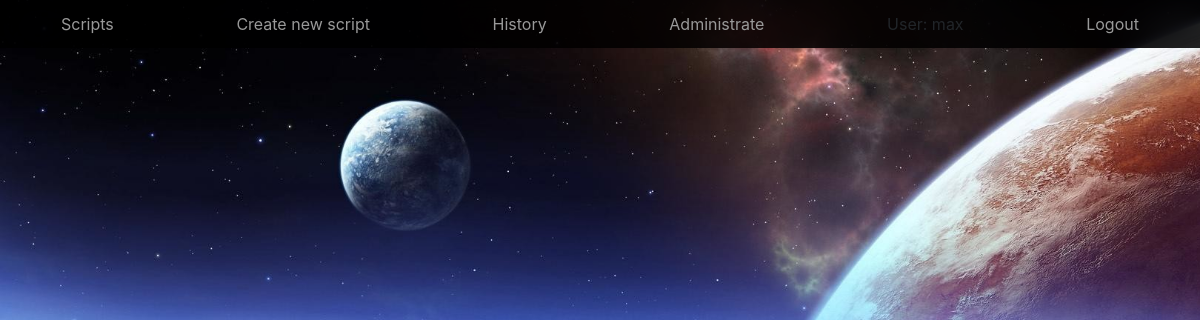
The page /history/ (signed in) on the database as committed earlier.
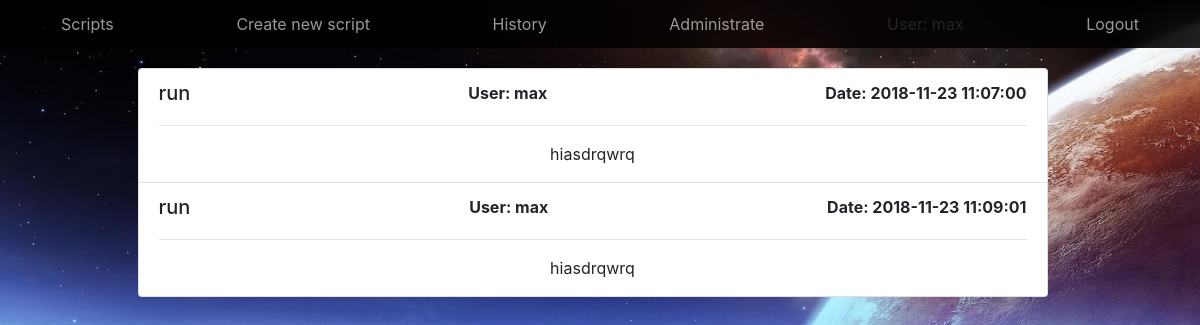
The same page on the database as committed later.
### Script/models.py (models this page shows, shortened)
class History(models.Model):
    host_script = models.ForeignKey(script, on_delete=models.CASCADE, default=None)
    run_time = models.CharField(max_length=50)
    active_user = models.ForeignKey(User, on_delete=models.CASCADE, default=None)
    code = models.TextField(default=None)

class script(models.Model):
    creator = models.ForeignKey(User, on_delete=models.CASCADE, default=None)
    script_name = models.CharField(max_length=40, unique=True, db_index=True, primary_key=True)
    script = models.TextField()
    create_date = models.DateField(default=str(datetime.datetime.now())[:10])
    script_format = models.CharField(max_length=20, default=None)
    def __str__(self):
        return self.script_name

### Script/views.py (the view)
# urls.py: path('history/', Show_history, name='Show_history'),
@login_required
def Show_history(request):
    history = History.objects.all()
    context = {
        "history": history
    }
    return render(request, 'History.html', context)

### Script/templates/History.html
{% extends 'home.html' %}
{% block content %}
<div class="container text-center" style="margin-top: 20px;">
     <div class="list-group col-lg-10 list_line">
            {% for li in history %}
          <li  class="list-group-item   align-items-start">
            <div class="d-flex w-100 justify-content-between">
                    <h5 class="mb-1">{{ li.host_script }}</h5>
                    <b>User: {{ li.active_user}}</b>
                    <b>Date: {{ li.run_time }}</b>
            </div>
              <hr>
              <p class="mb-1">{{ li.code}}</p>
          </li>
        {% endfor %}
     </div>
</div>
{% endblock %}

### Script/templates/home.html (shortened to what this page needs)
{% load static %}
<!doctype html>
<html lang="en">
  <head>
     <link href="{% static 'bootstrap.min.css' %}" rel="stylesheet">
      <link rel="stylesheet" href={% static "style.css" %}>
  </head>
  <body class="back">
    {% include 'nav.html' %}
    {% block content %}
    {% endblock %}
  </body>
</html>

### Script/templates/nav.html (shortened to what this page needs)
<nav class="site-header sticky-top py-1">
      <div class="container d-flex flex-column flex-md-row justify-content-between">
            <a class="nav-link" href='/scripts'>Scripts</a>
            <a class="nav-link" href="/script">Create new script</a>
            <a class="nav-link" href="/history">History</a>
            <a class="nav-link " href="/admin">Administrate</a>
           {% if user.is_authenticated %}
              <a class="nav-link">User: {{ user.get_username }}</a>
            <a class="nav-link"  href="{% url 'logout'%}?next={{request.path}}">Logout</a>
           {% else %}
               <a class="nav-link" href="/registration">Registration</a>
                <a class="nav-link" href="{% url 'login'%}?next={{request.path}}">Login</a>
          {% endif %}
      </div>
    </nav>

### Script/static/style.css (style rules this page uses)
body { margin: 0; }
.site-header { background-color: rgba(0, 0, 0, .85); -webkit-backdrop-filter: saturate(180%) blur(20px); backdrop-filter: saturate(180%) blur(20px); }
.site-header a { color: #999; transition: ease-in-out color .15s; }
.back { height: 100%; width: 100%; background: url('back.jpg') no-repeat;;; background-size: cover; background-attachment: fixed; }
.list_line { display: inline-flex; }

Rows that differ between the two databases and show on the page:
added History: host_script "run", active_user "max", run_time "2018-11-23 11:07:00", code "hiasdrqwrq"
added History: host_script "run", active_user "max", run_time "2018-11-23 11:09:01", code "hiasdrqwrq"
